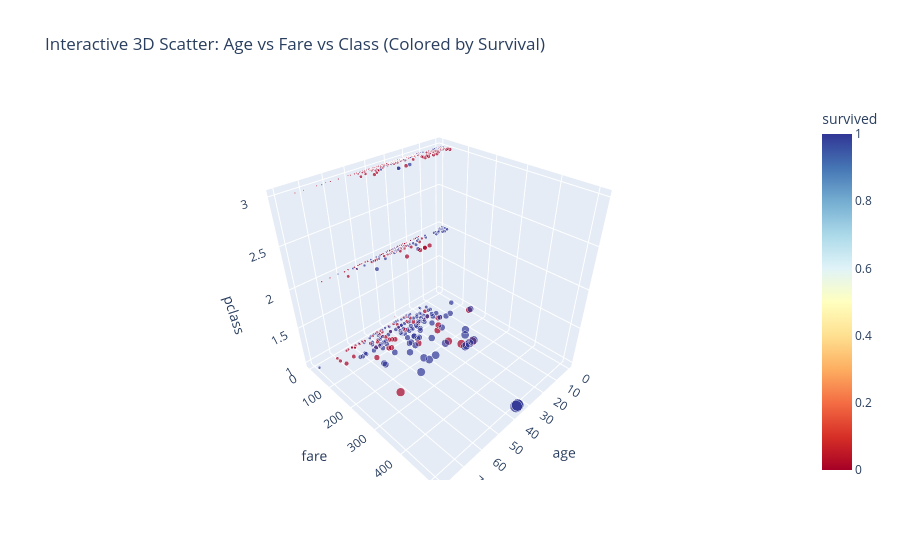

The cell this chart's notebook holds for it:
### Markdown cell above
## 5. Interactive Visualizations (Plotly)
We create an interactive 3D scatter plot of Age vs. Fare vs. Class colored by Survival to explore the distribution space in 3 dimensions.

### Code cell
# Interactive 3D Scatter plot
fig = px.scatter_3d(
    df.dropna(subset=['age', 'fare', 'pclass']),
    x='age',
    y='fare',
    z='pclass',
    color='survived',
    size='fare',
    hover_data=['sex', 'embarked'],
    color_continuous_scale=px.colors.diverging.RdYlBu,
    title='Interactive 3D Scatter: Age vs Fare vs Class (Colored by Survival)'
)

# Save interactive HTML plot
fig.write_html('plots/interactive_3d_scatter.html')
fig.show()

### Figure 1 — Plotly figure (JSON) as saved in the notebook; plotly's stock layout.template omitted (floating-point values rounded to 4 significant figures; data arrays with more than 128 entries replaced by an {"elided": "..."} marker saying what was removed)
{"data": [{"customdata": {"elided": "714x2 str values"}, "hovertemplate": "age=%{x}<br>fare=%{marker.size}<br>pclass=%{z}<br>sex=%{customdata[0]}<br>embarked=%{customdata[1]}<br>survived=%{marker.color}<extra></extra>", "legendgroup": "", "marker": {"color": {"elided": "714 int values"}, "coloraxis": "coloraxis", "size": {"elided": "714 float values"}, "sizemode": "area", "sizeref": 1.281, "symbol": "circle"}, "mode": "markers", "name": "", "scene": "scene", "showlegend": false, "type": "scatter3d", "x": {"elided": "714 float values"}, "y": {"elided": "714 float values"}, "z": {"elided": "714 int values"}}], "layout": {"coloraxis": {"colorbar": {"title": {"text": "survived"}}, "colorscale": [[0.0, "rgb(165,0,38)"], [0.1, "rgb(215,48,39)"], [0.2, "rgb(244,109,67)"], [0.3, "rgb(253,174,97)"], [0.4, "rgb(254,224,144)"], [0.5, "rgb(255,255,191)"], [0.6, "rgb(224,243,248)"], [0.7, "rgb(171,217,233)"], [0.8, "rgb(116,173,209)"], [0.9, "rgb(69,117,180)"], [1.0, "rgb(49,54,149)"]]}, "legend": {"itemsizing": "constant", "tracegroupgap": 0}, "scene": {"domain": {"x": [0.0, 1.0], "y": [0.0, 1.0]}, "xaxis": {"title": {"text": "age"}}, "yaxis": {"title": {"text": "fare"}}, "zaxis": {"title": {"text": "pclass"}}}, "title": {"text": "Interactive 3D Scatter: Age vs Fare vs Class (Colored by Survival)"}}}
